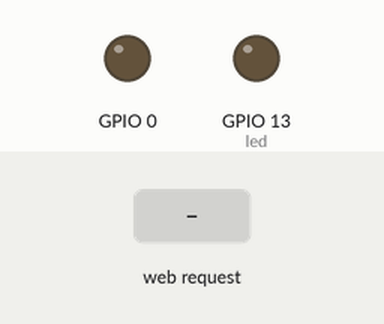
Simulated run of this sketch. Board: ESP8266 (NodeMCU). Shown: output pins drawn as LEDs (lit = HIGH). The test bench sets the inputs (shaded band). WiFi joins after 1.5 s; servers stay silent unless stated; what the sketch prints to the serial monitor is not drawn.

Above: at 3.7 s.
3.8 s: HTTP request GET /off received
At 5.0 s:
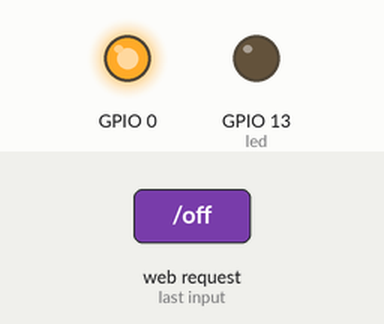
5.3 s: HTTP request GET /on received
At 6.2 s:
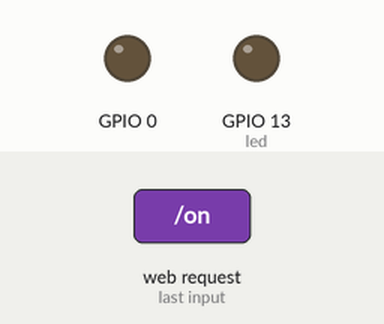
Timing chart, 0 to 8.3 s (numbered marks = the images above; inputs shaded):
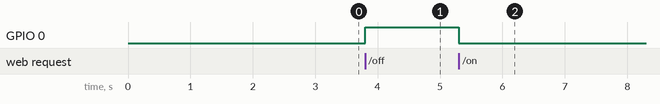

Measured:
- after the input at 3.8 s, GPIO 0: LOW → HIGH at once
- after the input at 5.3 s, GPIO 0: HIGH → LOW at once

The sketch:

ForWifiWorkingSet.ino
```cpp
#include <ESP8266WiFi.h>
#include <WiFiClient.h>
#include <ESP8266WebServer.h>
#include <ESP8266mDNS.h>

const char* ssid = "testAP";
const char* password = "12345678";
MDNSResponder mdns;

ESP8266WebServer server(80);

const int led = 13;

void handleRoot() {
  server.send(200, "text/plain",
    "hello from esp8266!) \n/on: to tuen LED ON \n/off: to tuen LED OFF \n");

}


void handleNotFound(){
  digitalWrite(led, 1);
  String message = "File Not Found\n\n";
  message += "URI: ";
  message += server.uri();
  message += "\nMethod: ";
  message += (server.method() == HTTP_GET)?"GET":"POST";
  message += "\nArguments: ";
  message += server.args();
  message += "\n";
  for (uint8_t i=0; i<server.args(); i++){
    message += " " + server.argName(i) + ": " + server.arg(i) + "\n";
  }
  server.send(404, "text/plain", message);
  digitalWrite(led, 0);
}

void setup(void){
  pinMode(led, OUTPUT);
  digitalWrite(led, 0);
  Serial.begin(115200);
  WiFi.begin(ssid, password);
  Serial.println("");

  // Wait for connection
  while (WiFi.status() != WL_CONNECTED) {
    delay(500);
    Serial.print(".");
  }
  Serial.println("");
  Serial.print("Connected to ");
  Serial.println(ssid);
  Serial.print("IP address: ");
  Serial.println(WiFi.localIP());

  if (mdns.begin("esp8266", WiFi.localIP())) {
    Serial.println("MDNS responder started");
  }

  server.on("/", handleRoot);

  server.on("/on", [](){
    digitalWrite(0, LOW);
    server.send(200, "text/plain", "LED ON");
  });

  server.on("/off", [](){
    digitalWrite(0, HIGH);
    server.send(200, "text/plain", "LED OFF");
  });

  server.onNotFound(handleNotFound);

  server.begin();
  Serial.println("HTTP server started");

  //delay a moment,
  //for terminal to receive inf, such as IP address
  delay(1000);
  Serial.end();
  pinMode(0, OUTPUT);
}

void loop(void){
  server.handleClient();
}
```
